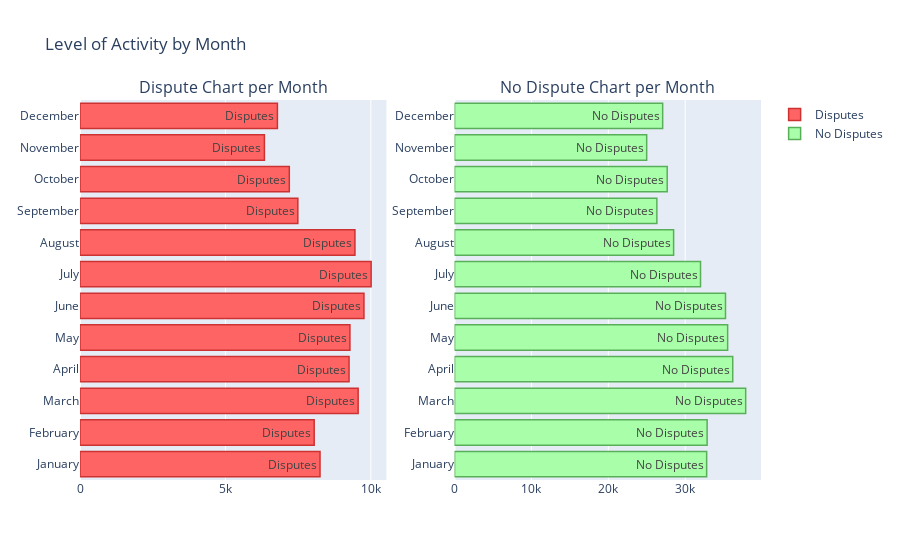

The code cell stored with this chart in its notebook:
### Code cell
# Most active months
months = ['January', 'February', 'March', 'April', 'May', 'June', 'July', 'August', 'September',
         'October', 'November', 'December']
disputes_by_month = [dis_january, dis_february, dis_march, dis_april, dis_may, dis_june, dis_july, dis_august, dis_september,
                    dis_october, dis_november, dis_december]

nodisputes_by_month = [nodis_january, nodis_february, nodis_march, nodis_april, nodis_may, nodis_june, nodis_july, 
                       nodis_august, nodis_september, nodis_october, nodis_november, nodis_december]


disputes_chart = go.Bar(
    y=months,
    x=disputes_by_month,
    orientation='h',
    name='Disputes',
    text='Disputes',
    marker=dict(
        color='#FF6464',
    line=dict(
        color='#CD3232',
        width=1.5
    ))
)

nodisputes_chart = go.Bar(
    y=months,
    x=nodisputes_by_month,
    orientation='h',
    name='No Disputes',
    text='No Disputes',
    marker=dict(
        color='#A9FFA9',
    line=dict(
        color='#59AF59',
        width=1.5
    ))
)

fig = tls.make_subplots(rows=1, cols=2, specs=[[{}, {}]],
                          subplot_titles=('Dispute Chart per Month',
                                          'No Dispute Chart per Month'))

fig.append_trace(disputes_chart, 1, 1)
fig.append_trace(nodisputes_chart, 1, 2)

fig['layout'].update(showlegend=True, title="Level of Activity by Month")
iplot(fig)

### Figure 1 — Plotly figure (JSON) as saved in the notebook; plotly's stock layout.template omitted (floating-point values rounded to 4 significant figures)
{"data": [{"marker": {"color": "#FF6464", "line": {"color": "#CD3232", "width": 1.5}}, "name": "Disputes", "orientation": "h", "text": "Disputes", "type": "bar", "x": [8252, 8051, 9563, 9250, 9280, 9762, 10009, 9452, 7489, 7196, 6340, 6787], "xaxis": "x", "y": ["January", "February", "March", "April", "May", "June", "July", "August", "September", "October", "November", "December"], "yaxis": "y"}, {"marker": {"color": "#A9FFA9", "line": {"color": "#59AF59", "width": 1.5}}, "name": "No Disputes", "orientation": "h", "text": "No Disputes", "type": "bar", "x": [32792, 32853, 37868, 36184, 35522, 35243, 31994, 28494, 26316, 27662, 24991, 27071], "xaxis": "x2", "y": ["January", "February", "March", "April", "May", "June", "July", "August", "September", "October", "November", "December"], "yaxis": "y2"}], "layout": {"annotations": [{"font": {"size": 16}, "showarrow": false, "text": "Dispute Chart per Month", "x": 0.225, "xanchor": "center", "xref": "paper", "y": 1, "yanchor": "bottom", "yref": "paper"}, {"font": {"size": 16}, "showarrow": false, "text": "No Dispute Chart per Month", "x": 0.775, "xanchor": "center", "xref": "paper", "y": 1, "yanchor": "bottom", "yref": "paper"}], "autosize": true, "showlegend": true, "title": {"text": "Level of Activity by Month"}, "xaxis": {"anchor": "y", "autorange": true, "domain": [0, 0.45], "range": [0, 10540.0], "type": "linear"}, "xaxis2": {"anchor": "y2", "autorange": true, "domain": [0.55, 1], "range": [0, 39860.0], "type": "linear"}, "yaxis": {"anchor": "x", "autorange": true, "domain": [0, 1], "range": [-0.5, 11.5], "type": "category"}, "yaxis2": {"anchor": "x2", "autorange": true, "domain": [0, 1], "range": [-0.5, 11.5], "type": "category"}}}
